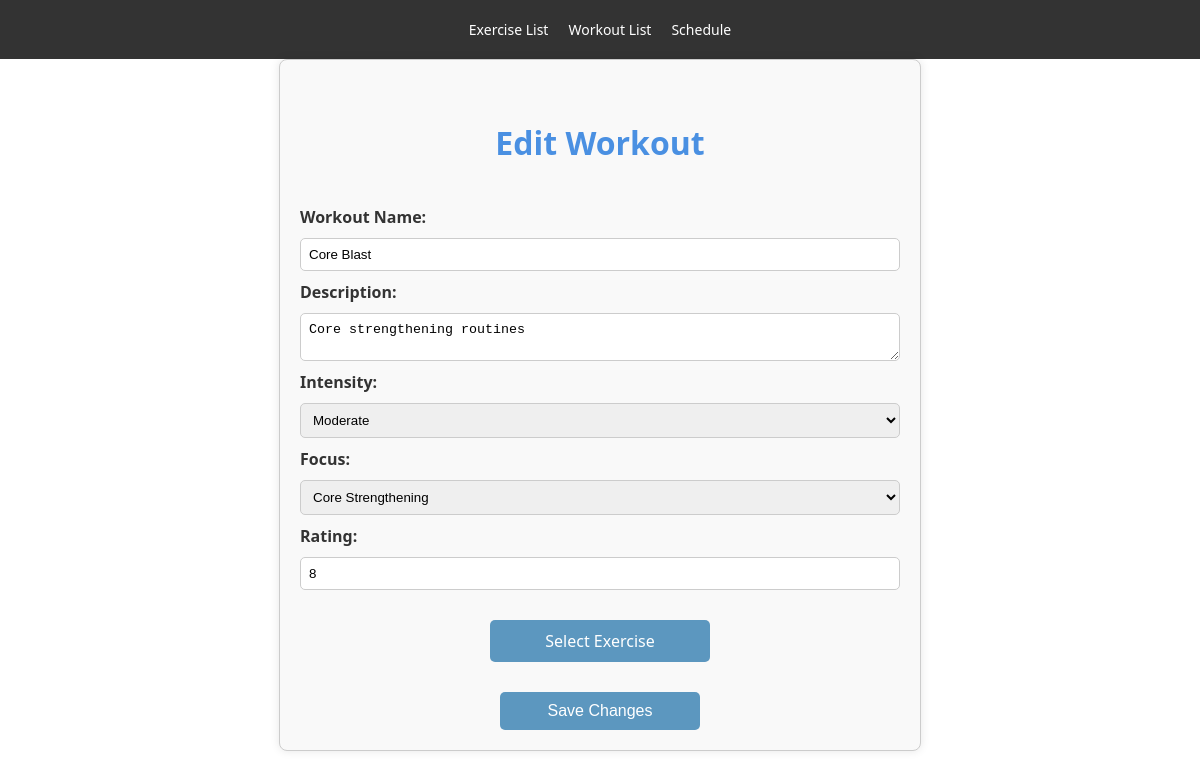
The page /edit-workout/5 on the database its author committed.
### tables this page shows
CREATE TABLE Workout (
    workout_id INTEGER PRIMARY KEY,
    name TEXT,
    description TEXT,
    rating INTEGER CHECK (rating >= 1 AND rating <= 10),
    focus TEXT CHECK (focus IN ('Strength Training', 'Cardiovascular Health', 'Weight Loss', 'Flexibility', 'Balance and Coordination', 'Endurance Training', 'High-Intensity Interval Training (HIIT)', 'Muscle Toning', 'Core Strengthening', 'Functional Fitness', 'Rehabilitation and Recovery', 'Sports Specific Training', 'Bodybuilding', 'Circuit Training', 'Mind-Body Wellness')),
    intensity TEXT CHECK (intensity IN ('Light', 'Moderate', 'Vigorous'))
);

### app.py (the view)
@app.route('/edit-workout/<int:workout_id>', methods=['GET', 'POST'])
def edit_workout(workout_id):
    db = get_db()
    if request.method == 'POST':
        name = request.form['name']
        description = request.form.get('description', '')
        intensity = request.form.get('intensity', '')
        focus = request.form.get('focus', '')
        db.execute("UPDATE Workout SET name=?, description=?, intensity=?, focus=? WHERE workout_id=?",
                   (name, description, intensity, focus, workout_id))
        db.commit()
        return redirect(url_for('workout_list'))
    else:
        cur = db.cursor()
        cur.execute("SELECT * FROM Workout WHERE workout_id = ?", (workout_id,))
        workout = cur.fetchone()
        if workout:
            return render_template('edit-workout.html', workout=workout, workout_id=workout_id)
        else:
            flash("Workout not found", "error")
            return redirect(url_for('workout_list'))

### app.py (called while the page is built)
def get_db():
    if 'sqlite_db' not in g:
        g.sqlite_db = sqlite3.connect(DATABASE)
        g.sqlite_db.row_factory = sqlite3.Row
    return g.sqlite_db

### templates/edit-workout.html (shortened to what this page needs)
<!DOCTYPE html>
<html lang="en">
<head>
    <link rel="stylesheet" href="{{ url_for('static', filename='styles.css') }}">
</head>
<body>
    <header>
        <nav>
            <ul>
                <li><a href="{{ url_for('exercise_list') }}">Exercise List</a></li>
                <li><a href="{{ url_for('workout_list') }}">Workout List</a></li>
                <li><a href="{{ url_for('schedule') }}">Schedule</a></li>
            </ul>
        </nav>
    </header>
    <div class="form-container">
        <h1>Edit Workout</h1>
        <form id="edit-workout-form" action="" method="POST">
            <label for="name">Workout Name:</label>
            <input type="text" id="name" name="name" value="{{ workout.name }}" required>
            <label for="description">Description:</label>
            <textarea id="description" name="description">{{ workout.description }}</textarea>
            <label for="intensity">Intensity:</label>
            <select id="intensity" name="intensity" required>
                <option value="Moderate" {% if workout.intensity == 'Moderate' %} selected {% endif %}>Moderate</option>
            </select>
            <label for="focus">Focus:</label>
            <select id="focus" name="focus" required>
                <option value="Core Strengthening" {% if workout.focus == 'Core Strengthening' %} selected {% endif %}>Core Strengthening</option>
            </select>
            <label for="rating">Rating:</label>
            <input type="number" id="rating" name="rating" min="1" max="10" value="{{ workout.rating }}" required>
            <a href="{{ url_for('edit_select_exercise', workout_id=workout_id) }}" id="select-exercise-link">Select Exercise</a>
            <button type="submit">Save Changes</button>
        </form>
    </div>
</body>
</html>

### static/styles.css (style rules this page uses)
body { font-family: 'Segoe UI', Tahoma, Geneva, Verdana, sans-serif; margin: 0; padding: 0; background-color: #ffffff; color: #333; height: 100vh; }
h1 { color: #4a90e2; text-align: center; padding: 20px 0; }
ul { list-style-type: none; padding: 0; }
li { font-size: 14px; color: #555; }
.form-container { width: 80%; max-width: 600px; margin: 0 auto; padding: 20px; border: 1px solid #ccc; border-radius: 8px; background-color: #f9f9f9; box-shadow: 0 0 10px rgba(0, 0, 0, 0.1); }
.form-container form { display: grid; gap: 10px; }
.form-container label { font-weight: bold; }
.form-container input, .form-container select, .form-container textarea { width: 100%; padding: 8px; border: 1px solid #ccc; border-radius: 5px; box-sizing: border-box; }
.form-container button { display: block; width: 200px; margin: 20px auto 0; padding: 10px; font-size: 16px; color: #fff; background-color: #5c97bf; border: none; border-radius: 5px; cursor: pointer; text-align: center; text-decoration: none; }
button, .btn { padding: 8px 15px; margin-right: 5px; font-size: 14px; color: #fff; background-color: #5c97bf; border: none; border-radius: 5px; cursor: pointer; }
nav { background: #333; color: #fff; padding: 20px 0; text-align: center; }
nav ul { padding: 0; margin: 0; display: flex; justify-content: center; }
nav ul li { display: inline-block; margin-right: 20px; }
nav ul li:last-child { margin-right: 0; }
nav ul li a { color: #fff; text-decoration: none; }
#add-exercise-btn, #add-workout-btn, #select-exercise-link { display: block; width: 200px; margin: 20px auto 0; padding: 10px; font-size: 16px; color: #fff; background-color: #5c97bf; border: none; border-radius: 5px; cursor: pointer; text-align: center; text-decoration: none; }
.input[type="text"], textarea { border: 1px solid #ccc; border-radius: 4px; }

### rows shown on the page
Workout: name "Core Blast", description "Core strengthening routines", intensity "Moderate", focus "Core Strengthening", rating "8"
